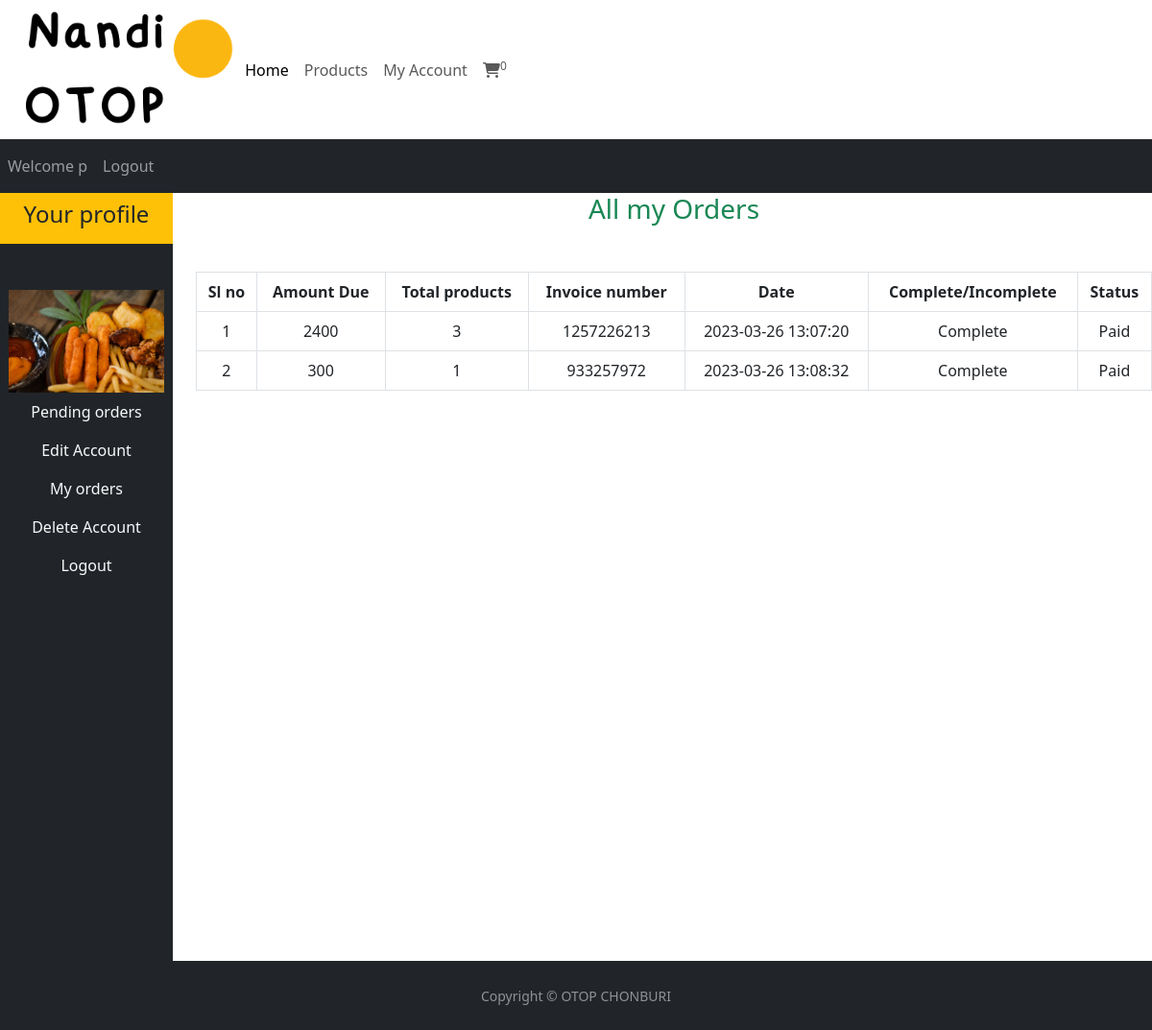
/user_area/profile.php?my_orders (signed in), run on the app's committed database.
### tables this page shows
CREATE TABLE `user_table` (
  `user_id` int(11) NOT NULL,
  `username` varchar(100) NOT NULL,
  `user_email` varchar(100) NOT NULL,
  `user_password` varchar(255) NOT NULL,
  `user_image` varchar(255) NOT NULL,
  `user_ip` varchar(100) NOT NULL,
  `user_address` varchar(255) NOT NULL,
  `user_mobile` varchar(20) NOT NULL
);

CREATE TABLE `user_orders` (
  `order_id` int(11) NOT NULL,
  `user_id` int(11) NOT NULL,
  `amount_due` int(255) NOT NULL,
  `invoice_number` int(255) NOT NULL,
  `total_products` int(255) NOT NULL,
  `order_date` timestamp NOT NULL DEFAULT current_timestamp() ON UPDATE current_timestamp(),
  `order_status` varchar(255) NOT NULL
);

### user_area/user_orders.php (the view, shortened to what this page needs)
<!DOCTYPE html>
<html lang="en">
<head>
</head>
<body>
    <?php
    $username=$_SESSION['username'];
    $get_user="select * from `user_table` where username='$username'";
    $result=mysqli_query($con,$get_user);
    $row_fetch=mysqli_fetch_assoc($result);
    $user_id=$row_fetch['user_id'];
    ?>
    <h3 class="text-success">All my Orders</h3>
    <table class="table table-bordered mt-5">
        <thead class="bg-warning">
        <tr>
            <th>Sl no</th>
            <th>Amount Due</th>
            <th>Total products</th>
            <th>Invoice number</th>
            <th>Date</th>
            <th>Complete/Incomplete</th>
            <th>Status</th>
        </tr>
        </thead>
        <tbody class="bg-secondary text-light">
            <?php
            $get_order_details="select * from `user_orders` where user_id=$user_id";
            $result_orders=mysqli_query($con,$get_order_details);
            $number=1;
            while($row_orders=mysqli_fetch_assoc($result_orders)){
                $order_id=$row_orders['order_id'];
                $amount_due=$row_orders['amount_due'];
                $total_products=$row_orders['total_products'];
                $invoice_number=$row_orders['invoice_number'];
                $order_status=$row_orders['order_status'];
                if($order_status=='pending'){
                    $order_status='Incomplete';
                }else{
                    $order_status='Complete';
                }
                $order_date=$row_orders['order_date'];
                echo
                "<tr>
                <td>$number</td>
                <td>$amount_due</td>
                <td>$total_products</td>
                <td>$invoice_number</td>
                <td>$order_date</td>
                <td>$order_status</td>";
                ?>
                <?php
                if($order_status=='Complete'){
                    echo
                    "<td>Paid</td>";
                }else{
                    echo
                    "<td><a href='confirm_payment.php?order_id=$order_id' class='text-light'>Confirm</a></td>
                    </tr>";
                }
                $number++;
            }
            ?>
        </tbody>
    </table>
</body>
</html>

### user_area/profile.php (shortened to what this page needs)
<?php
include('../includes/connect.php');
?>
<!DOCTYPE html>
<html lang="en">
<head>
    <link href="https://cdn.jsdelivr.net/npm/bootstrap@5.3.0-alpha1/dist/css/bootstrap.min.css"
    rel="stylesheet">
    <link rel="stylesheet" href="https://cdnjs.cloudflare.com/ajax/libs/font-awesome/6.3.0/css/all.min.css"
 />
    <link rel="stylesheet" href="../style.css">
</head>
<body>
    <div class="container-fluid p-0">
        <nav class="navbar navbar-expand-lg navbar-light">
  <div class="container-fluid">
    <img src="../img/core-img/Nandi_OTOP_4.png" alt="" class="logo">
    <div class="collapse navbar-collapse" id="navbarSupportedContent">
      <ul class="navbar-nav me-auto mb-2 mb-lg-0">
        <li class="nav-item">
          <a class="nav-link active" aria-current="page" href="../index.php">Home</a>
        </li>
        <li class="nav-item">
          <a class="nav-link" href="../shop.php">Products</a>
        </li>
        <li class="nav-item">
          <a class="nav-link" href="profile.php">My Account</a>
        </li>
        <li class="nav-item">
          <a class="nav-link" href="../cart.php"><i class="fa-solid fa-cart-shopping"></i><sup><?php cart_item();?></sup></a>
        </li>
      </ul>
    </div>
  </div>
</nav>
<nav class="navbar navbar-expand-lg navbar-dark bg-dark">
    <ul class="navbar-nav me-auto">
      <?php
      if(!isset($_SESSION['username'])){
        echo
        "<li class='nav-item'>
        <a class='nav-link' href='#'>Welcome Guest</a>
        </li>";
      }else{
        echo
        "<li class='nav-item'>
        <a class='nav-link' href='profile.php'>Welcome ".$_SESSION['username']."</a>
        </li>";
      }
      if(!isset($_SESSION['username'])){
        echo
        "<li class='nav-item'>
        <a class='nav-link' href='./user_login.php'>Login</a>
        </li>";
      }else{
        echo
        "<li class='nav-item'>
        <a class='nav-link' href='./logout.php'>Logout</a>
        </li>";
      }
      ?>
    </ul>
</nav>
<div class="row">
    <div class="col-md-2">
        <ul class="navbar-nav bg-dark text-center" style="height:100vh">
        <li class="nav-item bg-warning">
            <a class="nav-link  text-dark" aria-current="page" href="#"><h4>Your profile</h4></a>
        </li>
        <?php
        $username=$_SESSION['username'];
        $user_image="select * from `user_table` where username='$username'";
        $user_image=mysqli_query($con,$user_image);
        $row_image=mysqli_fetch_array($user_image);
        $user_image=$row_image['user_image'];
        echo
        " <li class='nav-item'>
          <img src='./user_images/$user_image' class='profile_img my-4' alt=''>
          </li>";
        ?>
        <li class="nav-item">
            <a class="nav-link text-light" aria-current="page" href="profile.php">Pending orders</a>
        </li>
        <li class="nav-item">
            <a class="nav-link text-light" aria-current="page" href="profile.php?edit_account">Edit Account</a>
        </li>
        <li class="nav-item">
            <a class="nav-link text-light" aria-current="page" href="profile.php?my_orders">My orders</a>
        </li>
        <li class="nav-item">
            <a class="nav-link text-light" aria-current="page" href="profile.php?delete_account">Delete Account</a>
        </li>
        <li class="nav-item">
            <a class="nav-link text-light" aria-current="page" href="logout.php">Logout</a>
        </li>
        </ul>
    </div>
    <div class="col-md-10 text-center">
    <?php
      if(isset($_GET['my_orders'])){
        include('user_orders.php');
      }
    ?>
    </div>
</div>
<?php
include("../includes/footer_profile.php")
?>
    </div>
</body>
</html>

### style.css (style rules this page uses)
* { margin: 0; padding: 0; box-sizing: border-box; }
.profile_img { width:100%; height:100%; }

### user_area/profile.php (style rules this page uses)
body { overflow-x:hidden; }
.profile_img { width:90%; margin:auto; display:block; height:100%; object-fit:contain; }
.logo { width: 20%; height: 20%; }

### data on the page
user_table: user_image (picture)
user_orders: amount_due "2400", total_products "3", invoice_number "1257226213", order_date "2023-03-26 13:07:20", order_status "Complete", shows "Paid"
user_orders: amount_due "300", total_products "1", invoice_number "933257972", order_date "2023-03-26 13:08:32", order_status "Complete", shows "Paid"

### other printed values
$count_cart_items "0"
$_SESSION['username'] "p"
